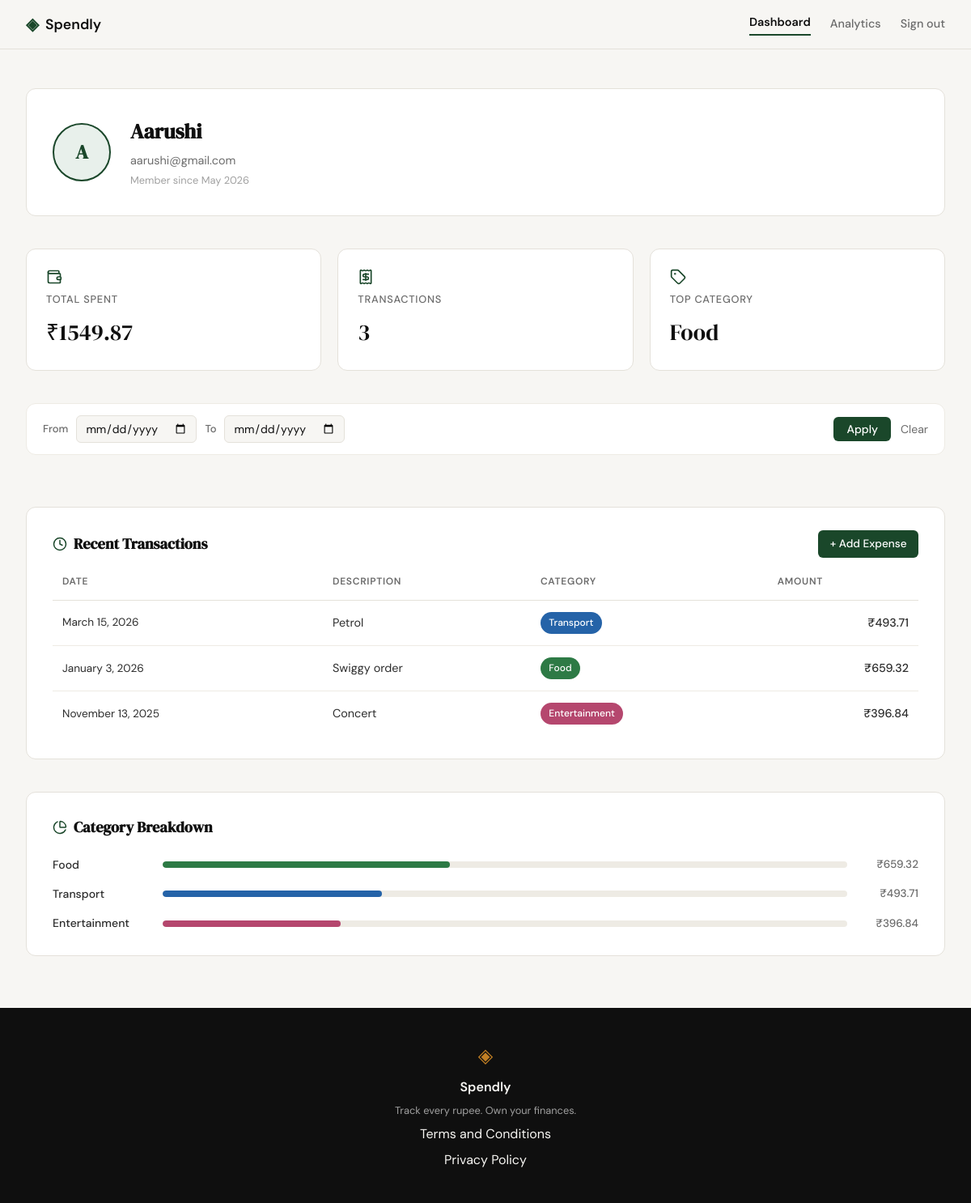
/profile (signed in), run on an earlier commit of the app's database.
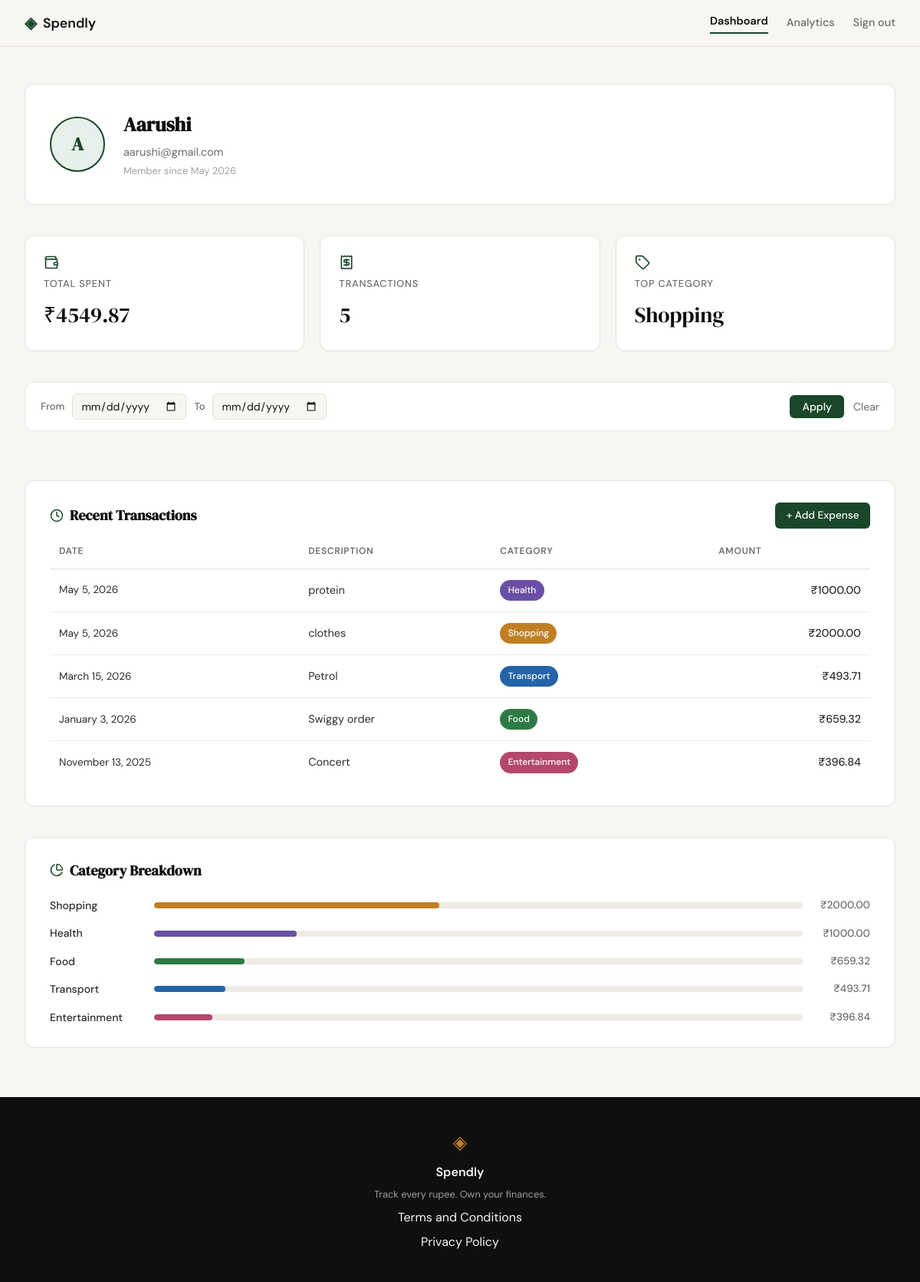
And on a later commit of the database.
### tables this page shows
CREATE TABLE users (
            id            INTEGER PRIMARY KEY AUTOINCREMENT,
            name          TEXT    NOT NULL,
            email         TEXT    UNIQUE NOT NULL,
            password_hash TEXT    NOT NULL,
            created_at    TEXT    DEFAULT (datetime('now'))
        );

CREATE TABLE expenses (
            id          INTEGER PRIMARY KEY AUTOINCREMENT,
            user_id     INTEGER NOT NULL,
            amount      REAL    NOT NULL,
            category    TEXT    NOT NULL,
            date        TEXT    NOT NULL,
            description TEXT,
            created_at  TEXT    DEFAULT (datetime('now')),
            FOREIGN KEY (user_id) REFERENCES users(id)
        );

### app.py (the view)
@app.route("/profile")
def profile():
    if not session.get("user_id"):
        return redirect(url_for("login"))
    user_id = session["user_id"]
    date_from = _valid_date(request.args.get("from"))
    date_to = _valid_date(request.args.get("to"))
    user_row = get_user_by_id(user_id)
    if user_row is None:
        session.clear()
        return redirect(url_for("login"))
    initials = "".join(w[0].upper() for w in user_row["name"].split())[:2]
    user = {**user_row, "initials": initials}
    stats = get_summary_stats(user_id, date_from=date_from, date_to=date_to)
    transactions = get_recent_transactions(user_id, date_from=date_from, date_to=date_to)
    categories = get_category_breakdown(user_id, date_from=date_from, date_to=date_to)
    return render_template("profile.html",
                           user=user, stats=stats,
                           transactions=transactions, categories=categories,
                           date_from=date_from, date_to=date_to)

### app.py (called while the page is built)
def _valid_date(s):
    if not s:
        return None
    try:
        datetime.date.fromisoformat(s)
        return s
    except ValueError:
        return None

### database/db.py (called while the page is built)
def get_db():
    conn = sqlite3.connect(DB_PATH)
    conn.row_factory = sqlite3.Row
    conn.execute("PRAGMA foreign_keys = ON")
    return conn

### database/queries.py (called while the page is built)
def get_user_by_id(user_id):
    conn = get_db()
    row = conn.execute(
        "SELECT name, email, created_at FROM users WHERE id = ?", (user_id,)
    ).fetchone()
    conn.close()
    if row is None:
        return None
    dt = datetime.datetime.fromisoformat(row["created_at"])
    return {"name": row["name"], "email": row["email"], "member_since": dt.strftime("%B %Y")}

def get_summary_stats(user_id, date_from=None, date_to=None):
    where, params = "WHERE user_id = ?", [user_id]
    if date_from:
        where += " AND date >= ?"
        params.append(date_from)
    if date_to:
        where += " AND date <= ?"
        params.append(date_to)
    conn = get_db()
    row = conn.execute(
        "SELECT COALESCE(SUM(amount), 0) AS total_spent, COUNT(*) AS transaction_count "
        "FROM expenses " + where, params
    ).fetchone()
    top = conn.execute(
        "SELECT category FROM expenses " + where +
        " GROUP BY category ORDER BY SUM(amount) DESC LIMIT 1", params
    ).fetchone()
    conn.close()
    return {
        "total_spent": row["total_spent"],
        "transaction_count": row["transaction_count"],
        "top_category": top["category"] if top else "—",
    }

def get_recent_transactions(user_id, limit=10, date_from=None, date_to=None):
    where, params = "WHERE user_id = ?", [user_id]
    if date_from:
        where += " AND date >= ?"
        params.append(date_from)
    if date_to:
        where += " AND date <= ?"
        params.append(date_to)
    params.append(limit)
    conn = get_db()
    rows = conn.execute(
        "SELECT date, description, category, amount "
        "FROM expenses " + where + " ORDER BY date DESC LIMIT ?",
        params,
    ).fetchall()
    conn.close()
    result = []
    for row in rows:
        dt = datetime.datetime.strptime(row["date"], "%Y-%m-%d")
        result.append({
            "date": dt.strftime("%B %-d, %Y"),
            "description": row["description"] or "",
            "category": row["category"],
            "amount": row["amount"],
        })
    return result

### templates/profile.html (shortened to what this page needs)
{% extends "base.html" %}
{% block head %}
<link rel="stylesheet" href="{{ url_for('static', filename='css/profile.css') }}">
<link rel="stylesheet" href="{{ url_for('static', filename='css/date-filter.css') }}">
{% endblock %}
{% block content %}
<div class="profile-page">
    <div class="profile-hero">
        <div class="profile-avatar">{{ user.initials }}</div>
        <div class="profile-identity">
            <h1 class="profile-name">{{ user.name }}</h1>
            <p class="profile-email">{{ user.email }}</p>
            <p class="profile-since">Member since {{ user.member_since }}</p>
        </div>
    </div>
    <div class="profile-stats">
        <div class="stat-card">
            <i data-lucide="wallet" class="stat-icon"></i>
            <span class="stat-label">Total Spent</span>
            <span class="stat-value">₹{{ "%.2f"|format(stats.total_spent) }}</span>
        </div>
        <div class="stat-card">
            <i data-lucide="receipt" class="stat-icon"></i>
            <span class="stat-label">Transactions</span>
            <span class="stat-value">{{ stats.transaction_count }}</span>
        </div>
        <div class="stat-card">
            <i data-lucide="tag" class="stat-icon"></i>
            <span class="stat-label">Top Category</span>
            <span class="stat-value">{{ stats.top_category }}</span>
        </div>
    </div>
    <form class="date-filter" method="get" action="{{ url_for('profile') }}">
        <div class="date-filter-fields">
            <label for="df-from">From</label>
            <input type="date" id="df-from" name="from" value="{{ date_from or '' }}">
            <label for="df-to">To</label>
            <input type="date" id="df-to" name="to" value="{{ date_to or '' }}">
        </div>
        <div class="date-filter-actions">
            <button type="submit">Apply</button>
            <a href="{{ url_for('profile') }}">Clear</a>
        </div>
    </form>
    <div class="profile-section">
        <div class="section-header">
            <h2 class="section-title">
                <i data-lucide="clock"></i> Recent Transactions
            </h2>
            <a href="{{ url_for('add_expense') }}" class="btn-add-expense">+ Add Expense</a>
        </div>
        {% if transactions %}
        <div class="table-wrap">
            <table class="tx-table">
                <thead>
                    <tr>
                        <th>Date</th>
                        <th>Description</th>
                        <th>Category</th>
                        <th class="col-amount">Amount</th>
                    </tr>
                </thead>
                <tbody>
                    {% for tx in transactions %}
                    <tr>
                        <td class="tx-date">{{ tx.date }}</td>
                        <td>{{ tx.description }}</td>
                        <td><span class="badge badge-{{ tx.category|lower }}">{{ tx.category }}</span></td>
                        <td class="tx-amount">₹{{ "%.2f"|format(tx.amount) }}</td>
                    </tr>
                    {% endfor %}
                </tbody>
            </table>
        </div>
        {% else %}
        <p class="empty-state">No expenses in this period.</p>
        {% endif %}
    </div>
    <div class="profile-section">
        <h2 class="section-title">
            <i data-lucide="pie-chart"></i> Category Breakdown
        </h2>
        {% if categories %}
        <div class="category-list">
            {% for cat in categories %}
            <div class="category-row">
                <span class="category-name">{{ cat.name }}</span>
                <div class="category-track">
                    <div class="category-bar category-bar-{{ cat.name|lower }}" style="width: {{ cat.pct }}%"></div>
                </div>
                <span class="category-amt">₹{{ "%.2f"|format(cat.amount) }}</span>
            </div>
            {% endfor %}
        </div>
        {% else %}
        <p class="empty-state">No expenses in this period.</p>
        {% endif %}
    </div>
</div>
{% endblock %}

### templates/base.html (shortened to what this page needs)
<!DOCTYPE html>
<html lang="en">
<head>
    <link rel="stylesheet" href="{{ url_for('static', filename='css/style.css') }}">
    {% block head %}{% endblock %}
</head>
<body>
    <nav class="navbar">
        <div class="nav-inner">
            <a href="{{ url_for('landing') }}" class="nav-brand">
                <span class="brand-icon">◈</span>
                <span class="brand-name">Spendly</span>
            </a>
            <div class="nav-links">
                {% if session.get('user_id') %}
                    <a href="{{ url_for('profile') }}" class="{% if request.endpoint == 'profile' %}nav-active{% endif %}">Dashboard</a>
                    <a href="{{ url_for('analytics') }}" class="{% if request.endpoint == 'analytics' %}nav-active{% endif %}">Analytics</a>
                    <a href="{{ url_for('logout') }}">Sign out</a>
                {% else %}
                    <a href="{{ url_for('login') }}">Sign in</a>
                    <a href="{{ url_for('register') }}" class="nav-cta">Get started</a>
                {% endif %}
            </div>
        </div>
    </nav>
    <main class="main-content">
        {% block content %}{% endblock %}
    </main>
    <footer class="footer">
        <div class="footer-inner">
            <span class="brand-icon">◈</span>
            <span class="footer-name">Spendly</span>
            <p class="footer-copy">Track every rupee. Own your finances.</p>
            <a href="{{ url_for('terms') }}">Terms and Conditions</a>
            <a href="{{ url_for('privacy') }}">Privacy Policy</a>
        </div>
    </footer>
</body>
</html>

### static/css/style.css (style rules this page uses)
:root { --ink: #0f0f0f; --ink-soft: #2d2d2d; --ink-muted: #6b6b6b; --ink-faint: #a0a0a0; --paper: #f7f6f3; --paper-warm: #f0ede6; --paper-card: #ffffff; --accent: #1a472a; --accent-light: #e8f0eb; --accent-2: #c17f24; --accent-2-light: #fdf3e3; --danger: #c0392b; --danger-light: #fdecea; --border: #e4e1da; --border-soft: #eeebe4; --font-display: 'DM Serif Display', Georgia, serif; --font-body: 'DM Sans', system-ui, sans-serif; --max-width: 1200px; --auth-width: 440px; --radius-sm: 6px; --radius-md: 12px; --radius-lg: 20px; }
*, *::before, *::after { box-sizing: border-box; margin: 0; padding: 0; }
html { font-size: 16px; scroll-behavior: smooth; }
body { background: var(--paper); color: var(--ink); font-family: var(--font-body); font-size: 1rem; line-height: 1.6; -webkit-font-smoothing: antialiased; }
a { color: inherit; text-decoration: none; }
.navbar { position: sticky; top: 0; z-index: 100; background: var(--paper); border-bottom: 1px solid var(--border); padding: 0 2rem; }
.nav-inner { max-width: var(--max-width); margin: 0 auto; height: 60px; display: flex; align-items: center; justify-content: space-between; }
.nav-brand { display: flex; align-items: center; gap: 0.5rem; font-family: var(--font-body); font-weight: 600; font-size: 1.1rem; color: var(--ink); }
.brand-icon { color: var(--accent); font-size: 1.3rem; }
.brand-name { color: var(--ink); }
.nav-links { display: flex; align-items: center; gap: 1.5rem; font-size: 0.9rem; font-weight: 500; }
.nav-links a { color: var(--ink-muted); transition: color 0.2s; }
.nav-active { color: var(--ink) !important; font-weight: 600; border-bottom: 2px solid var(--accent); padding-bottom: 2px; }
.main-content { min-height: calc(100vh - 60px - 100px); }
.footer { background: var(--ink); color: var(--paper); padding: 2.5rem 2rem; text-align: center; }
.footer-inner { display: flex; flex-direction: column; align-items: center; gap: 0.4rem; }
.footer .brand-icon { color: var(--accent-2); font-size: 1.5rem; }
.footer-name { font-weight: 600; font-size: 1rem; }
.footer-copy { font-size: 0.8rem; color: var(--ink-faint); }

### static/css/date-filter.css (style rules this page uses)
.date-filter { display: flex; align-items: center; flex-wrap: wrap; gap: 1rem; background: var(--paper-card); border: 1px solid var(--border-soft); border-radius: var(--radius-md); padding: 0.875rem 1.25rem; margin-bottom: 1.5rem; font-family: var(--font-body); }
.date-filter-fields { display: flex; align-items: center; gap: 0.625rem; flex-wrap: wrap; }
.date-filter-fields label { font-size: 0.8125rem; font-weight: 500; color: var(--ink-muted); }
.date-filter-fields input[type="date"] { border: 1px solid var(--border); border-radius: var(--radius-sm); background: var(--paper); color: var(--ink); font-family: var(--font-body); font-size: 0.875rem; padding: 0.375rem 0.625rem; outline: none; transition: border-color 0.15s; }
.date-filter-actions { display: flex; align-items: center; gap: 0.75rem; margin-left: auto; }
.date-filter-actions button[type="submit"] { background: var(--accent); color: #fff; border: none; border-radius: var(--radius-sm); font-family: var(--font-body); font-size: 0.875rem; font-weight: 500; padding: 0.375rem 1rem; cursor: pointer; transition: opacity 0.15s; }
.date-filter-actions a { font-size: 0.875rem; color: var(--ink-muted); text-decoration: none; transition: color 0.15s; }

What changed in the data, as far as the page shows it:
added expenses: top_category "Shopping", date "May 5, 2026", description "clothes", category "Shopping", amount "2000.00", name "Shopping", {{ cat.pct }} 44 (drawn)
added expenses: date "May 5, 2026", description "protein", category "Health", amount "1000.00", name "Health", {{ cat.pct }} 22 (drawn)
computed for expenses "Petrol": {{ cat.pct }} 32 → 11 (drawn)
computed for expenses "Swiggy order": {{ cat.pct }} 42 → 14 (drawn)
computed for expenses "Concert": {{ cat.pct }} 26 → 9 (drawn)
Also different on the page:
{{ "%.2f"|format(stats.total_spent) }}: "1549.87" → "4549.87"
{{ stats.transaction_count }}: "3" → "5"
{{ stats.top_category }}: "Food" → "Shopping"
